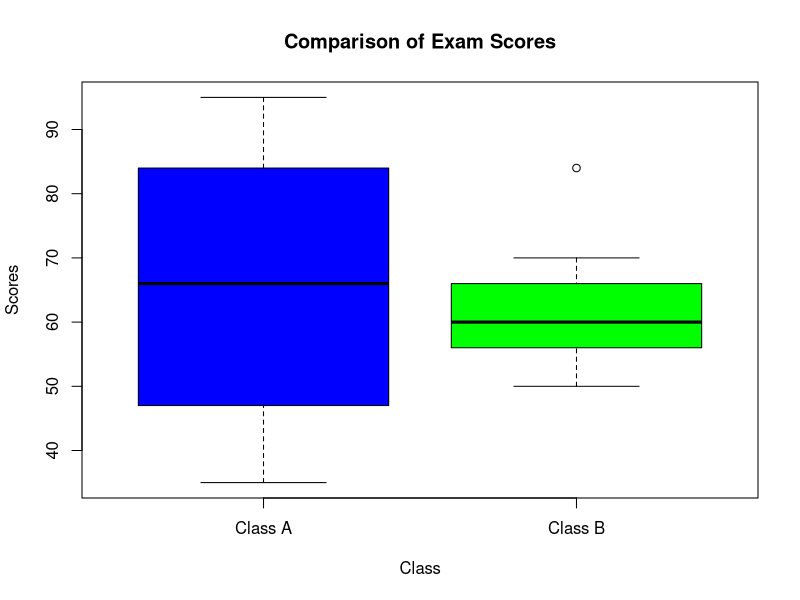

This figure's R source:
class_A <- c(76, 35, 47, 64, 95, 66, 89, 36, 84)
class_B <- c(51, 56, 84, 60, 59, 70, 63, 66, 50)
mean_A <- mean(class_A)
mean_B <- mean(class_B)
median_A <- median(class_A)
median_B <- median(class_B)
range_A <- max(class_A) - min(class_A)
range_B <- max(class_B) - min(class_B)
cat("Class A:\n")
cat("Mean:", mean_A, "\n")
cat("Median:", median_A, "\n")
cat("Range:", range_A, "\n")
cat("\nClass B:\n")
cat("Mean:", mean_B, "\n")
cat("Median:", median_B, "\n")
cat("Range:", range_B, "\n")
boxplot(class_A, class_B, names = c("Class A", "Class B"), col = c("blue", "green"),main = "Comparison of Exam Scores",xlab = "Class", ylab = "Scores")
